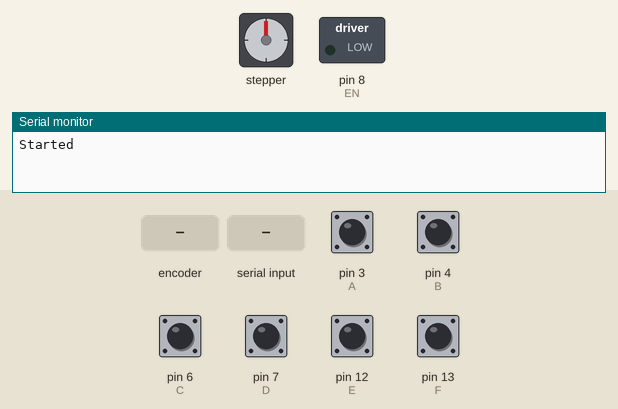
A sketch run on a simulated Arduino Uno, built with avr-gcc and run on an emulated ATmega328P. On the bench: stepper motor, switched loads named in the sketch (green lamp = pin HIGH), the last lines printed to the serial monitor. The test bench sets the inputs (shaded band); at power-on: pin 3 (A), pin 4 (B), pin 6 (C), pin 7 (D), pin 12 (E), pin 13 (F) HIGH. Stepper angles assume 100 steps per turn.

Above: at 1.2 s.
1.3 s: rotary encoder on pin 3 (A) / pin 4 (B) turned 1 step (first pin leading)
At 1.48 s:
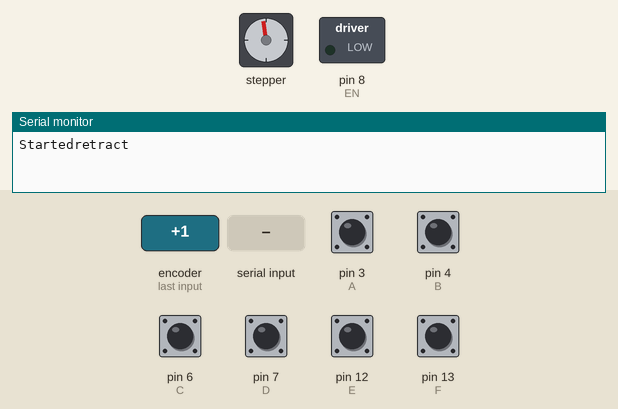
At 2.1 s:
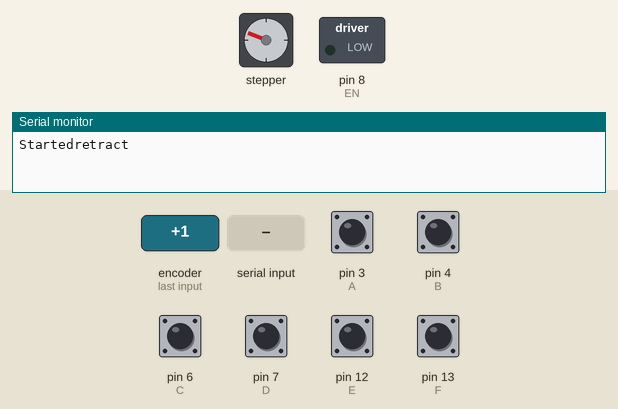
7.3 s: "3" received over Serial
At 7.94 s:
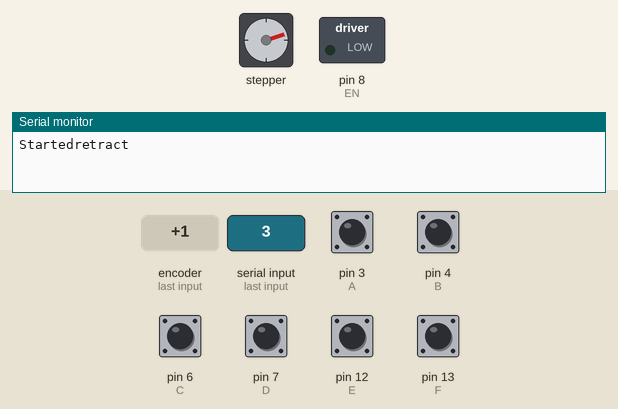
16.3 s: "1" received over Serial
Timing chart, 0 to 25.3 s (numbered marks = the images above; inputs shaded):
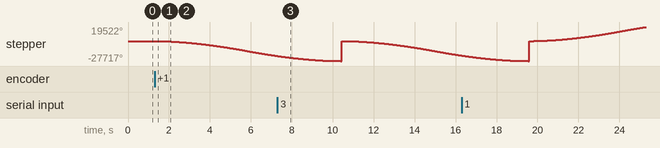

Measured:
- after the input at 1.3 s, stepper: keeps turning counter-clockwise at about 3454°/s, starting at once

The sketch:

syringe_pump.ino
```cpp
// Joystic image
// https://wiki.keyestudio.com/images/1/18/KS0153-2.png
// The following is a simple stepper motor control procedures
# define EN 8 // stepper motor enable , active low
# define X_DIR 5 // X -axis stepper motor direction control
# define X_STP 2 // x -axis stepper control


//Buttons setups
# define F 13 //Button F
# define E 12 //Button E
# define D 7 //Button D
# define C 6 //Button C
# define B 4 //Button B
# define A 3 //Button A


#include <AccelStepper.h>
AccelStepper stepper(1, X_STP, X_DIR);  // driver step direction

/* -- Constants -- */
float SYRINGE_VOLUME_ML = 10.0;
float SYRINGE_BARREL_LENGTH_MM = 80.0;

float THREADED_ROD_PITCH = 1.33;
int STEPS_PER_REVOLUTION = 100;

float MICROSTEPS_PER_STEP = 16;

float ML_POR_SEGUNDO_CONTINUO = 0.001;

float ML_DE_RETRACAO = 0.8;

int ustepsPerMM;
int ustepsPerML;

int stepsEnUsoContinuo;
int stepsEnUsoRetracao;

int speedRetract = 3200;

boolean flagImput = false;
int flagCount = 0;
boolean modoContinuo = false;


void setup()
{
  calculations();
  stepsEnUsoContinuo = stepsEnUso(ML_POR_SEGUNDO_CONTINUO);
  stepsEnUsoRetracao = stepsEnUso(ML_DE_RETRACAO);

  stepper.setMaxSpeed(10000);
  stepper.setAcceleration(500);
  stepper.setSpeed(0);

  pinMode(13, INPUT_PULLUP);
  pinMode(12, INPUT_PULLUP);
  pinMode(7, INPUT_PULLUP);
  pinMode(6, INPUT_PULLUP);
  pinMode(4, INPUT_PULLUP);
  pinMode(3, INPUT_PULLUP);

  pinMode (EN, OUTPUT);
  digitalWrite (EN, LOW);

  Serial.begin(9600);
  Serial.write("Started");
}

void loop()
{
  readDataSerial();
  readButtonData();
  updateFlagImput();

  if (modoContinuo) {
    stepper.runSpeed();
  }
}

void updateFlagImput() {
  if (flagImput) {
    if (flagCount < 30) {
      flagCount++;
    } else {
      flagCount = 0;
      flagImput = false;
    }
  }
}


void calculations() {
  ustepsPerMM = MICROSTEPS_PER_STEP * STEPS_PER_REVOLUTION / THREADED_ROD_PITCH;
  ustepsPerML = (MICROSTEPS_PER_STEP * STEPS_PER_REVOLUTION * SYRINGE_BARREL_LENGTH_MM) / (SYRINGE_VOLUME_ML * THREADED_ROD_PITCH );
}

int stepsEnUso(float ML_) {
  int interSteps_;
  interSteps_ = ustepsPerML * ML_;
  return interSteps_;
}

void playConstante(boolean play_) {
  modoContinuo = play_;
  stepper.setSpeed(stepsEnUsoContinuo);
}

void retracao(boolean direcao_) {//true retração, false purga
  boolean modoContinuo = false;
  int interSteps_ = stepsEnUsoRetracao;
  if (direcao_) {
    interSteps_ = interSteps_ * -1;
  }
  stepper.setSpeed(speedRetract);
  stepper.setCurrentPosition(0);
  stepper.runToNewPosition(interSteps_);
}

void(* resetFunc) (void) = 0; //declare reset function @ address 0

void readDataSerial() {
  //Serial.write("serial read");
  // if there's any serial available, read it:
  while (Serial.available() > 0) {
    // get incoming byte:
    int imput_ = Serial.read();

    if (imput_ == '1') {
      comandos(1);
    }
    if (imput_ == '2') {
      comandos(2);
    }
    if (imput_ == '3') {
      comandos(3);
    }
    if (imput_ == '4') {
      comandos(4);
    }
    if (imput_ == '5') {
      comandos(5);
    }
    if (imput_ == '6') {
      comandos(6);
    }
    if (imput_ == '7') {
      comandos(7);
    }
  }
}

void readButtonData() {

  if (!flagImput) {
    flagImput = true;
    if (!digitalRead(F)) {
      comandos(6);
    }
    else if (!digitalRead(E)) {
      comandos(5);
    }
    else if (!digitalRead(D)) {
      comandos(2);
    }
    else if (!digitalRead(C)) {
      comandos(1);
    }
    else if (!digitalRead(B)) {
      comandos(4);
    }
    else if (!digitalRead(A)) {
      comandos(3);
    }
  }
  //Serial.write("button read");
}

void comandos(int comando_) {

  if (comando_ == 1) {
    Serial.write("prepara \n");
    retracao(false);
  }
  if (comando_ == 2) {
    Serial.write("velocidade constante \n");
    playConstante(true);
  }
  if (comando_ == 3) {
    Serial.write("retract \n");
    retracao(true);
  }
  if (comando_ == 4) {
    Serial.write("stop velocidade constante \n");
    playConstante(false);
  }
  if (comando_ == 5) {
    Serial.write("+ vasão \n");
    ML_POR_SEGUNDO_CONTINUO = ML_POR_SEGUNDO_CONTINUO + 0.0001;
    calculations();
    stepsEnUsoContinuo = stepsEnUso(ML_POR_SEGUNDO_CONTINUO);
    stepsEnUsoRetracao = stepsEnUso(ML_DE_RETRACAO);
    playConstante(false);
    delay(1000);
  }
  if (comando_ == 6) {
    Serial.write("- vasão \n");
    ML_POR_SEGUNDO_CONTINUO = ML_POR_SEGUNDO_CONTINUO - 0.0001;
    calculations();
    stepsEnUsoContinuo = stepsEnUso(ML_POR_SEGUNDO_CONTINUO);
    stepsEnUsoRetracao = stepsEnUso(ML_DE_RETRACAO);
    playConstante(false);
    delay(1000);
  }
}
```
